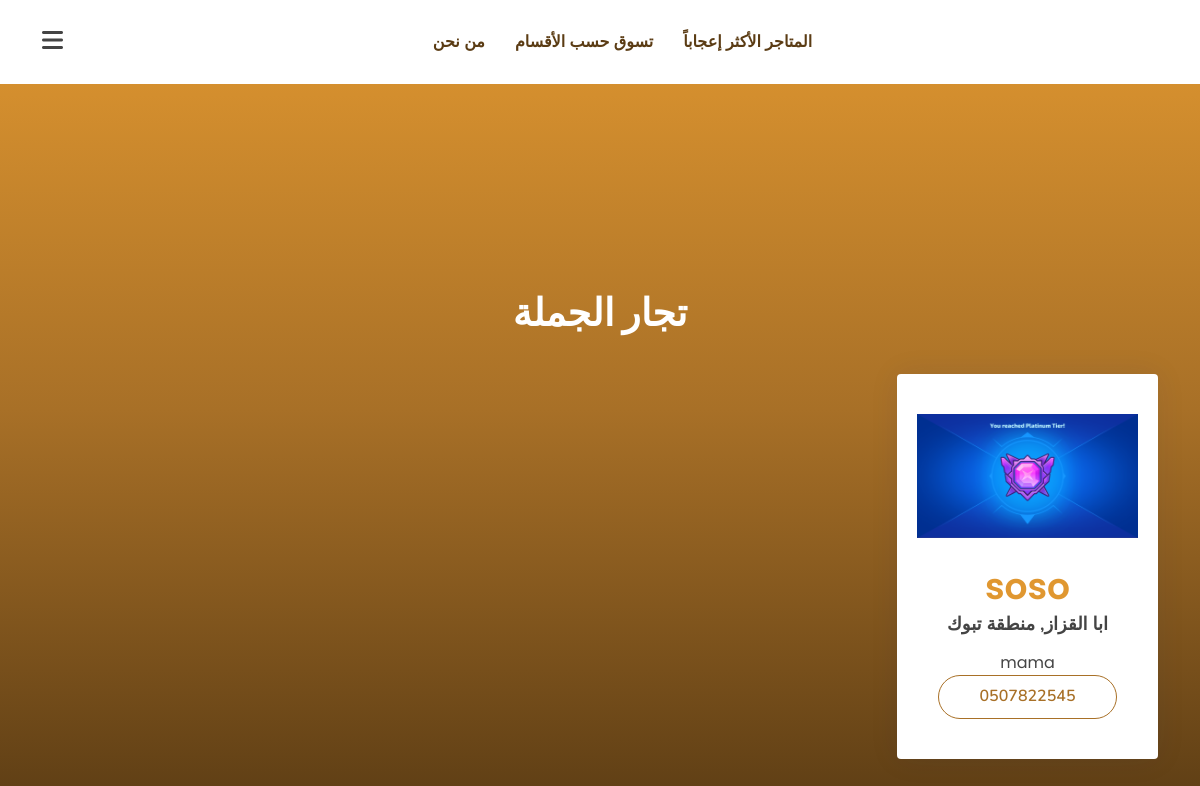
/users/wholesalers/ (signed in), run on the app's committed database.
### users/models.py (models this page shows, shortened)
class User(AbstractUser):
    id = models.AutoField(primary_key=True)
    first_name = models.CharField(max_length=24)
    last_name = models.CharField(max_length=24)
    username = models.CharField(max_length=30, unique=True)
    phone_number = models.CharField(max_length=10, blank=True)
    email = models.EmailField(verbose_name="email", max_length=60, unique=True)
    created_at = models.DateTimeField(default=timezone.now)
    updated_at = models.DateTimeField(null = True, default=None, blank=True)
    deleted_at = models.DateTimeField(null = True, default=None, blank=True)
    is_admin = models.BooleanField("Admin", default=False)
    seller_id = models.ForeignKey(seller, on_delete=models.SET_NULL, related_name="+", null = True, default=None, blank=True)
    wholesaler_id = models.ForeignKey(wholesaler, on_delete=models.SET_NULL, related_name="+", null = True, default=None, blank=True)
    rep_id = models.ForeignKey(rep, on_delete=models.SET_NULL, related_name="+", null = True, default=None, blank=True)
    liked_stores = models.ManyToManyField(Store, blank=True, related_name="+")

class wholesaler(models.Model):
    id = models.AutoField(primary_key=True)
    business_name = models.CharField(max_length=100)
    products_types = models.TextField()
    description = models.TextField()
    city = models.ForeignKey(city, on_delete=models.PROTECT, related_name="+")
    store_photo = models.FileField(null = True, default=None, blank=True, upload_to='static/upload/wholesalers_stores_photos',
        validators=[FileExtensionValidator(allowed_extensions=['png','jpg',"jpeg"],message="يمكن رفع الصور فقط بالصيغات التالية: (jpg, png, jpeg)")])

class city(models.Model):
    id = models.IntegerField(primary_key=True)
    name_ar = models.CharField(max_length=100)
    name_en = models.CharField(max_length=100)
    region_id = models.IntegerField()
    def __str__(self):
        return self.name_ar

class region(models.Model):
    name_ar = models.CharField(max_length=100)
    name_en = models.CharField(max_length=100)
    id = models.IntegerField(primary_key=True)
    def __str__(self):
        return self.name_ar

### users/views.py (the view)
# urls.py: path('wholesalers/', views.list_wholesalers, name='list_wholesalers'), # where seller can see all wholesalers
@login_required
def list_wholesalers(request):
    context = {}
    context["wholesaler_users"] = User.objects.filter(wholesaler_id__isnull=False)
    return render(request,'users/list_wholesalers.html', context)

### users/templatetags/get_region.py (called while the page is built)
@register.simple_tag
def get_region_from_id (region_id):
    region_var = region.objects.get(pk=region_id)
    return region_var

### templates/users/list_wholesalers.html (shortened to what this page needs)
<!DOCTYPE html>
{% extends 'main/baseView.html' %}
{% load static %}
{% load get_region %}
{% block content %}
<body>
  {% if user.seller_id %}
  <main id="main">
    <section id="pricing" class="pricing">
      <div class="container" data-aos="fade-up">
        <header class="section-header">
          <p>تجار الجملة</p>
        </header>
        <div class="row gy-4" data-aos="fade-left">
          {% for wholesaler_user in wholesaler_users %}
          <div class="col-lg-3 col-md-6" data-aos="zoom-in" data-aos-delay="100">
            <div class="box">
            {% if wholesaler_user.wholesaler_id.store_photo %}
              <div class="pic"><img src="../../{{wholesaler_user.wholesaler_id.store_photo}}" class="img-fluid" alt=""></div>
            {% else %}
              <div class="pic"><img src="{% static 'assets\img\giza.webp' %}" class="img-fluid" alt=""></div>
            {% endif %}
              <div class="price " style="color: #E09730;">{{wholesaler_user.wholesaler_id.business_name}}</div>
              <h3>{{wholesaler_user.wholesaler_id.city}}, {% get_region_from_id wholesaler_user.wholesaler_id.city.region_id %}</h3>
              {{wholesaler_user.wholesaler_id.products_types}}
              <a href="#" class="btn-buy">{{wholesaler_user.phone_number}}</a>
            </div>
          </div>
          {% endfor %}
        </div>
      </div>
    </section>
  </main>
  {% else %}
  <p>يُسمح للبائعين فقط بعرض هذه الصفحة</p>
  {% endif %}
</body>
{% endblock %}

### static/assets/css/style.css (style rules this page uses)
:root { scroll-behavior: smooth; }
html { margin: 0; }
body { font-family: "Open Sans", sans-serif; color: #444444; direction: rtl; background: linear-gradient(to top, #5b3c14, #a87027, #e09730); background-attachment: fixed; background-position: center; background-repeat: no-repeat; height: 100%; margin: 0; }
a { text-decoration: none; }
h1, h2, h3, h4, h5, h6 { font-family: "Nunito", sans-serif; }
section { padding: 60px 0; overflow: hidden; }
.section-header { text-align: center; padding-bottom: 40px; }
.section-header p { margin: 10px 0 0 0; padding: 0; font-size: 38px; line-height: 42px; font-weight: 700; color: #ffffff; }
.pricing .box { padding: 40px 20px; background: #fff; text-align: center; box-shadow: 0px 0 30px rgba(1, 41, 112, 0.08); border-radius: 4px; position: relative; overflow: hidden; transition: 0.3s; }
.pricing h3 { font-weight: 700; font-size: 18px; margin-bottom: 15px; }
.pricing .price { font-size: 36px; color: #444444; font-weight: 600; font-family: "Poppins", sans-serif; }
.pricing img { margin-bottom: 10%; }
.pricing .btn-buy { display: inline-block; padding: 8px 40px 10px 40px; border-radius: 50px; color: #a87027; transition: none; font-size: 16px; font-weight: 400; font-family: "Nunito", sans-serif; font-weight: 600; transition: 0.3s; border: 1px solid #a87027; }
.pricing .section-header { margin-top: 10%; }
* { margin: 0; padding: 0; box-sizing: border-box; font-family: 'Poppins', sans-serif; }

### data on the page
User: wholesaler_id.store_photo (picture), wholesaler_id.business_name "soso", wholesaler_id.city "ابا القزاز", wholesaler_id.name_ar "منطقة تبوك", wholesaler_id.products_types "mama", phone_number "0507822545"
